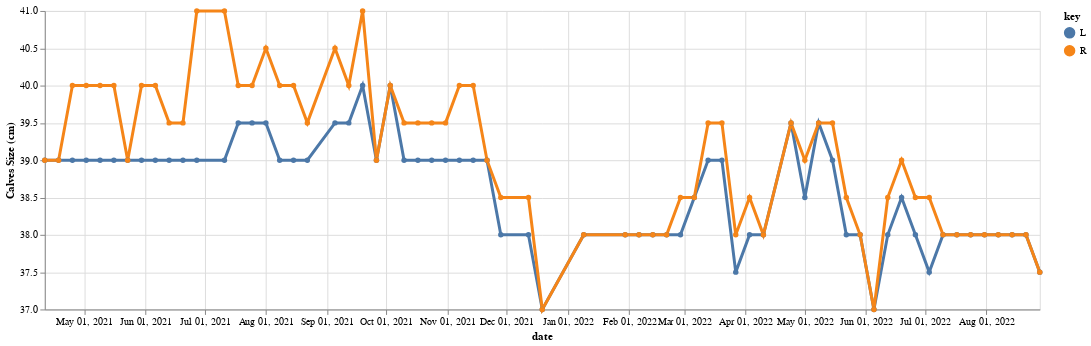

Notebook code for this chart:
### Code cell
# Calve Graph
chart = make_chart_LR_interactive(5, 6)

chart

### Figure 1 — Vega-Lite specification as saved in the notebook (floating-point values rounded to 4 significant figures)
{"$schema": "https://vega.github.io/schema/vega-lite/v4.17.0.json", "config": {"view": {"continuousHeight": 300, "continuousWidth": 400}}, "data": {"name": "data-e355ff42253e30203ca3644eef9a45ed"}, "datasets": {"data-e355ff42253e30203ca3644eef9a45ed": [{"L": 39, "R": 39, "date": "2021-04-11T00:00:00"}, {"L": 39, "R": 39, "date": "2021-04-18T00:00:00"}, {"L": 39, "R": 40, "date": "2021-04-25T00:00:00"}, {"L": 39, "R": 40, "date": "2021-05-02T00:00:00"}, {"L": 39, "R": 40, "date": "2021-05-09T00:00:00"}, {"L": 39, "R": 40, "date": "2021-05-16T00:00:00"}, {"L": 39, "R": 39, "date": "2021-05-23T00:00:00"}, {"L": 39, "R": 40, "date": "2021-05-30T00:00:00"}, {"L": 39, "R": 40, "date": "2021-06-06T00:00:00"}, {"L": 39, "R": 39.5, "date": "2021-06-13T00:00:00"}, {"L": 39, "R": 39.5, "date": "2021-06-20T00:00:00"}, {"L": 39, "R": 41, "date": "2021-06-27T00:00:00"}, {"L": null, "R": null, "date": "2021-07-04T00:00:00"}, {"L": 39, "R": 41, "date": "2021-07-11T00:00:00"}, {"L": 39.5, "R": 40, "date": "2021-07-18T00:00:00"}, {"L": 39.5, "R": 40, "date": "2021-07-25T00:00:00"}, {"L": 39.5, "R": 40.5, "date": "2021-08-01T00:00:00"}, {"L": 39, "R": 40, "date": "2021-08-08T00:00:00"}, {"L": 39, "R": 40, "date": "2021-08-15T00:00:00"}, {"L": 39, "R": 39.5, "date": "2021-08-22T00:00:00"}, {"L": 39.5, "R": 40.5, "date": "2021-09-05T00:00:00"}, {"L": 39.5, "R": 40, "date": "2021-09-12T00:00:00"}, {"L": 40, "R": 41, "date": "2021-09-19T00:00:00"}, {"L": 39, "R": 39, "date": "2021-09-26T00:00:00"}, {"L": 40, "R": 40, "date": "2021-10-03T00:00:00"}, {"L": 39, "R": 39.5, "date": "2021-10-10T00:00:00"}, {"L": 39, "R": 39.5, "date": "2021-10-17T00:00:00"}, {"L": 39, "R": 39.5, "date": "2021-10-24T00:00:00"}, {"L": 39, "R": 39.5, "date": "2021-10-31T00:00:00"}, {"L": 39, "R": 40, "date": "2021-11-07T00:00:00"}, {"L": 39, "R": 40, "date": "2021-11-14T00:00:00"}, {"L": 39, "R": 39, "date": "2021-11-21T00:00:00"}, {"L": 38, "R": 38.5, "date": "2021-11-28T00:00:00"}, {"L": 38, "R": 38.5, "date": "2021-12-12T00:00:00"}, {"L": 37, "R": 37, "date": "2021-12-19T00:00:00"}, {"L": 38, "R": 38, "date": "2022-01-09T00:00:00"}, {"L": 38, "R": 38, "date": "2022-01-30T00:00:00"}, {"L": 38, "R": 38, "date": "2022-02-06T00:00:00"}, {"L": 38, "R": 38, "date": "2022-02-13T00:00:00"}, {"L": 38, "R": 38, "date": "2022-02-20T00:00:00"}, {"L": 38, "R": 38.5, "date": "2022-02-27T00:00:00"}, {"L": 38.5, "R": 38.5, "date": "2022-03-06T00:00:00"}, {"L": 39, "R": 39.5, "date": "2022-03-13T00:00:00"}, {"L": 39, "R": 39.5, "date": "2022-03-20T00:00:00"}, {"L": 37.5, "R": 38, "date": "2022-03-27T00:00:00"}, {"L": 38, "R": 38.5, "date": "2022-04-03T00:00:00"}, {"L": 38, "R": 38, "date": "2022-04-10T00:00:00"}, {"L": null, "R": null, "date": "2022-04-17T00:00:00"}, {"L": 39.5, "R": 39.5, "date": "2022-04-24T00:00:00"}, {"L": 38.5, "R": 39, "date": "2022-05-01T00:00:00"}, {"L": 39.5, "R": 39.5, "date": "2022-05-08T00:00:00"}, {"L": 39, "R": 39.5, "date": "2022-05-15T00:00:00"}, {"L": 38, "R": 38.5, "date": "2022-05-22T00:00:00"}, {"L": 38, "R": 38, "date": "2022-05-29T00:00:00"}, {"L": 37, "R": 37, "date": "2022-06-05T00:00:00"}, {"L": 38, "R": 38.5, "date": "2022-06-12T00:00:00"}, {"L": 38.5, "R": 39, "date": "2022-06-19T00:00:00"}, {"L": 38, "R": 38.5, "date": "2022-06-26T00:00:00"}, {"L": 37.5, "R": 38.5, "date": "2022-07-03T00:00:00"}, {"L": 38, "R": 38, "date": "2022-07-10T00:00:00"}, {"L": 38, "R": 38, "date": "2022-07-17T00:00:00"}, {"L": 38, "R": 38, "date": "2022-07-24T00:00:00"}, {"L": 38, "R": 38, "date": "2022-07-31T00:00:00"}, {"L": 38, "R": 38, "date": "2022-08-07T00:00:00"}, {"L": 38, "R": 38, "date": "2022-08-14T00:00:00"}, {"L": 38, "R": 38, "date": "2022-08-21T00:00:00"}, {"L": 37.5, "R": 37.5, "date": "2022-08-28T00:00:00"}]}, "layer": [{"encoding": {"color": {"field": "key", "type": "nominal"}, "size": {"condition": {"selection": {"not": "selector027"}, "value": 1}, "value": 3}, "x": {"axis": {"grid": true}, "field": "date", "sort": "-x", "timeUnit": "yearmonthdate", "title": "date", "type": "temporal"}, "y": {"field": "value", "impute": {"frame": [-1, 1], "method": "mean"}, "scale": {"zero": false}, "title": "Calves Size (cm)", "type": "quantitative"}}, "mark": "line", "transform": [{"fold": ["L", "R"]}], "width": 1000}, {"encoding": {"color": {"field": "key", "type": "nominal"}, "x": {"field": "date", "type": "temporal"}, "y": {"field": "value", "type": "quantitative"}}, "mark": {"filled": true, "opacity": 1, "type": "point"}, "selection": {"selector027": {"fields": ["key"], "nearest": true, "on": "mouseover", "type": "single"}}, "transform": [{"fold": ["L", "R"]}]}]}
